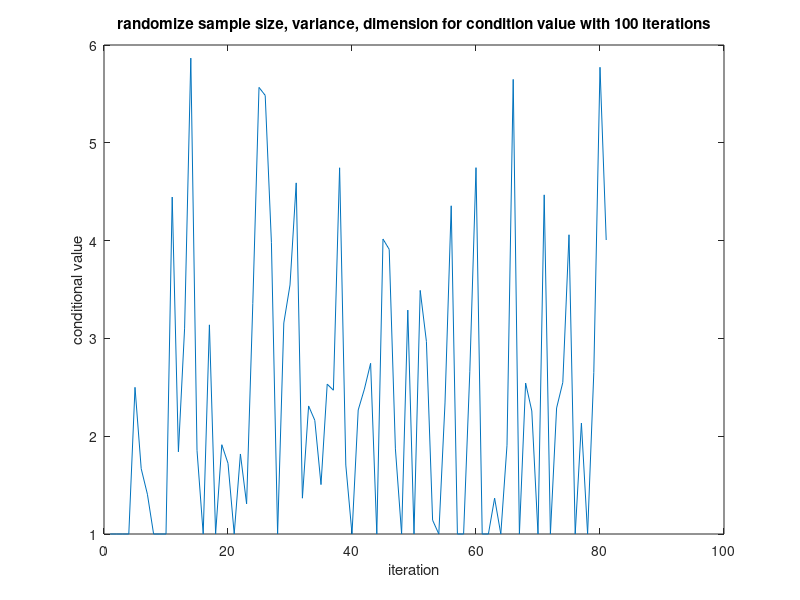

Reproduce this figure in MATLAB.
#!/usr/bin/octave


cv = []
for k = 1:100
	n = 20; %floor(40*rand());
	d = floor(5*rand());
	A = zeros(d,d);
	p = floor(5*rand())*randn(n,d);
	for m = 1:n
		for n = 1:n
			v = p(m,:) - p(n,:);
			A = A + v'*v;
		end
	end
	
	[U,S,V] = svd(A);
	D = diag(S) + 1;

	%max(D)/min(D)
	cv = [cv max(D)/min(D)];
	
end

plot(cv)
xlabel('iteration')
ylabel('conditional value')
title('randomize sample size, variance, dimension for condition value with 100 iterations')
